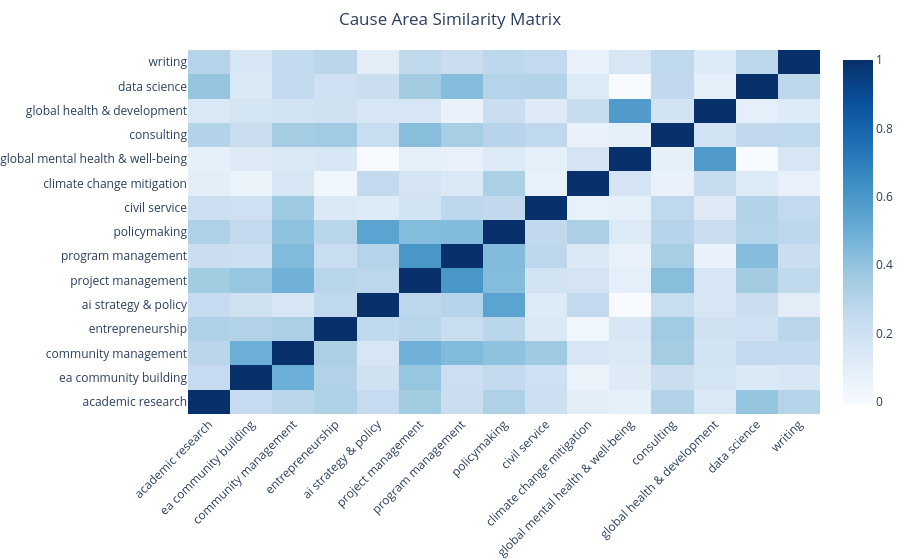

Here is the notebook cell this chart was saved with:
### Code cell
# Similarity heatmap
if pipe.results.semantic_result:
    from sm.viz import create_similarity_heatmap

    fig = create_similarity_heatmap(pipe.results.semantic_result, top_n=15)
    fig.show()
    fig.write_html(
        "output/similarity_heatmap.html",
        include_plotlyjs="cdn",
        full_html=True,
        config={"responsive": True},
    )

### Figure 1 — Plotly figure (JSON) as saved in the notebook; plotly's stock layout.template omitted (floating-point values rounded to 4 significant figures; data arrays with more than 128 entries replaced by an {"elided": "..."} marker saying what was removed)
{"data": [{"colorscale": [[0, "rgb(247,251,255)"], [0.125, "rgb(222,235,247)"], [0.25, "rgb(198,219,239)"], [0.375, "rgb(158,202,225)"], [0.5, "rgb(107,174,214)"], [0.625, "rgb(66,146,198)"], [0.75, "rgb(33,113,181)"], [0.875, "rgb(8,81,156)"], [1, "rgb(8,48,107)"]], "hovertemplate": "<b>%{x}</b> vs <b>%{y}</b><br>Similarity: %{z:.2f}<extra></extra>", "type": "heatmap", "x": ["academic research", "ea community building", "community management", "entrepreneurship", "ai strategy & policy", "project management", "program management", "policymaking", "civil service", "climate change mitigation", "global mental health & well-being", "consulting", "global health & development", "data science", "writing"], "y": ["academic research", "ea community building", "community management", "entrepreneurship", "ai strategy & policy", "project management", "program management", "policymaking", "civil service", "climate change mitigation", "global mental health & well-being", "consulting", "global health & development", "data science", "writing"], "z": {"elided": "15x15 float values"}}], "layout": {"autosize": true, "margin": {"b": 0, "l": 0, "r": 0, "t": 50}, "title": {"text": "Cause Area Similarity Matrix", "x": 0.5}, "xaxis": {"tickangle": -45}}}
